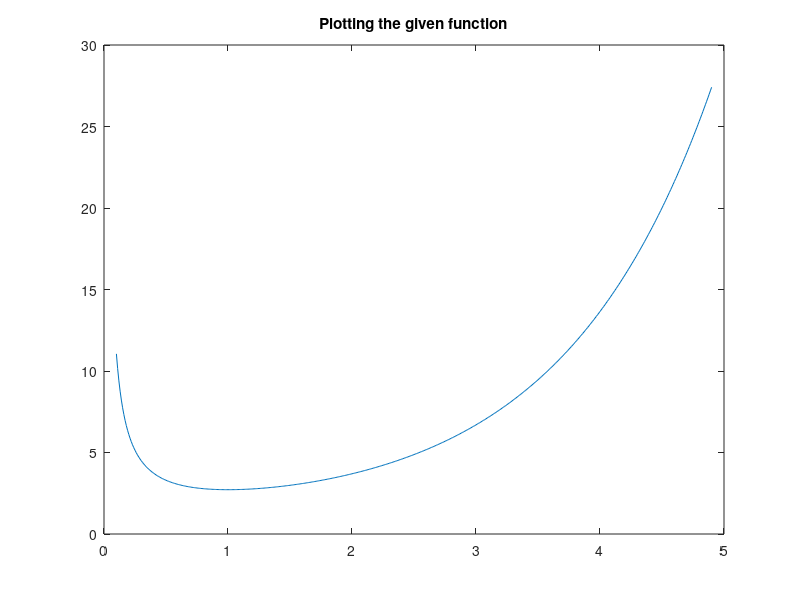

Here is the MATLAB script that generated this plot: (Note: this script raises an error after producing the figure.)
fun = @(x) exp(x) ./ sqrt(x.^2);
Nmax = 20;

figure;
a = [0.1:0.01:4.9];
plot(a, fun(a));
title("Plotting the given function")

crct_val = integral(fun,1,4); %The exact value
% Initializing
estimate_val = zeros(Nmax-1,1);

for i=2:Nmax
    % computing weights and points for evaluation for gauss quadrature
    [pts, wts] = get_wts_pts_for_gauss(1, 4, i);
    % calculating the estimated integral
    estimate_val(i-1) = double( gauss_int(fun,pts, wts) );
end

figure;
plot([2:Nmax], crct_val*ones(Nmax-1,1));
hold on;
plot([2:Nmax], estimate_val);
legend("Exact value (using integral())","Estimate value (using gauss quadrature)",'Location','SouthEast');
xlabel('No. of points of evaluation')
ylabel('Value')
title("Compare Gaussian Quadrature results with Integral results");
